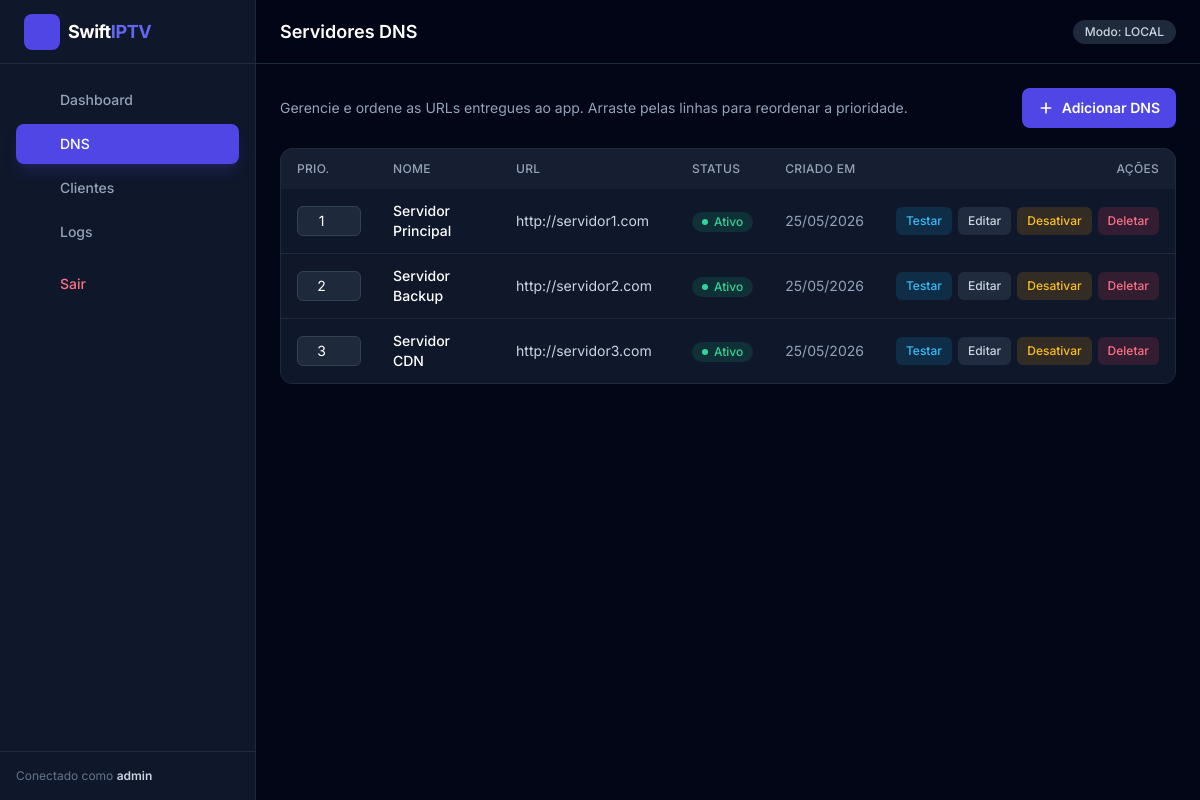
Page /dns/index.php (signed in) on the committed database.
### tables this page shows
CREATE TABLE server_dns (
    id            INT UNSIGNED NOT NULL AUTO_INCREMENT,
    nome          VARCHAR(150)  NOT NULL,
    url           VARCHAR(255)  NOT NULL,
    ativo         TINYINT(1)    NOT NULL DEFAULT 1,
    prioridade    INT           NOT NULL DEFAULT 0,
    criado_em     DATETIME      NOT NULL DEFAULT CURRENT_TIMESTAMP,
    atualizado_em DATETIME      NOT NULL DEFAULT CURRENT_TIMESTAMP ON UPDATE CURRENT_TIMESTAMP,
    PRIMARY KEY (id),
    KEY idx_dns_ativo_prio (ativo, prioridade)
);

### includes/auth.php (called while the page is built, shortened)
<?php
function is_logged_in(): bool
{
    return !empty($_SESSION['operador_id']);
}
function current_operator(): ?array
{
    return [
        'id'       => $_SESSION['operador_id'],
        'username' => $_SESSION['operador_username'] ?? '',
    ];
}

### dns/index.php (the view, shortened to what this page needs)
<?php
require_once __DIR__ . '/../includes/functions.php';
$pdo  = db();
$base = '../';
$dnsList = $pdo->query('SELECT * FROM server_dns ORDER BY prioridade ASC, id ASC')->fetchAll();
layout_header('Servidores DNS', 'dns', $base);
?>
<div class="mb-5 flex items-center justify-between">
    <p class="text-sm text-slate-400">Gerencie e ordene as URLs entregues ao app. Arraste pelas linhas para reordenar a prioridade.</p>
    <button onclick="openModal()"
            class="inline-flex items-center gap-2 rounded-lg bg-brand-600 px-4 py-2.5 text-sm font-semibold text-white transition hover:bg-brand-700">
        <svg width="16" height="16" viewBox="0 0 24 24" fill="none" stroke="currentColor" stroke-width="2.5" stroke-linecap="round"><line x1="12" y1="5" x2="12" y2="19"/><line x1="5" y1="12" x2="19" y2="12"/></svg>
        Adicionar DNS
    </button>
</div>
<div class="overflow-hidden rounded-xl border border-slate-800 bg-slate-900">
    <table class="w-full text-sm">
        <thead class="bg-slate-800/50 text-xs uppercase tracking-wide text-slate-400">
            <tr>
                <th class="px-4 py-3 text-left font-medium">Prio.</th>
                <th class="px-4 py-3 text-left font-medium">Nome</th>
                <th class="px-4 py-3 text-left font-medium">URL</th>
                <th class="px-4 py-3 text-left font-medium">Status</th>
                <th class="px-4 py-3 text-left font-medium">Criado em</th>
                <th class="px-4 py-3 text-right font-medium">Ações</th>
            </tr>
        </thead>
        <tbody id="dns-body" class="divide-y divide-slate-800">
            <?php foreach ($dnsList as $d): ?>
                <tr class="group cursor-move odd:bg-slate-900 even:bg-slate-900/40 hover:bg-slate-800/60" draggable="true" data-id="<?= (int) $d['id'] ?>">
                    <td class="px-4 py-3">
                        <input type="number" min="0" value="<?= (int) $d['prioridade'] ?>"
                               onchange="setPriority(<?= (int) $d['id'] ?>, this.value)"
                               class="w-16 rounded-md border border-slate-700 bg-slate-800 px-2 py-1 text-center text-sm text-white focus:border-brand-500 focus:outline-none">
                    </td>
                    <td class="px-4 py-3 font-medium text-white"><?= e($d['nome']) ?></td>
                    <td class="px-4 py-3">
                        <span class="text-slate-300"><?= e($d['url']) ?></span>
                    </td>
                    <td class="px-4 py-3">
                        <?php if ($d['ativo']): ?>
                            <span class="inline-flex items-center gap-1.5 rounded-full bg-emerald-500/15 px-2.5 py-0.5 text-xs font-medium text-emerald-400">
                                <span class="h-1.5 w-1.5 rounded-full bg-emerald-400"></span> Ativo
                            </span>
                        <?php else: ?>
                            <span class="inline-flex items-center gap-1.5 rounded-full bg-slate-600/30 px-2.5 py-0.5 text-xs font-medium text-slate-400">
                                <span class="h-1.5 w-1.5 rounded-full bg-slate-400"></span> Inativo
                            </span>
                        <?php endif; ?>
                    </td>
                    <td class="px-4 py-3 text-slate-400"><?= e(date('d/m/Y', strtotime($d['criado_em']))) ?></td>
                    <td class="px-4 py-3">
                        <div class="flex items-center justify-end gap-1.5">
                            <button onclick="pingTest(this)" data-url="<?= e($d['url']) ?>"
                                    class="rounded-md bg-sky-500/15 px-2.5 py-1.5 text-xs font-medium text-sky-400 hover:bg-sky-500/25" title="Testar">Testar</button>
                            <a href="edit.php?id=<?= (int) $d['id'] ?>"
                               class="rounded-md bg-slate-700/50 px-2.5 py-1.5 text-xs font-medium text-slate-300 hover:bg-slate-700">Editar</a>
                            <form method="post" class="inline">
                                <button type="submit" class="rounded-md bg-amber-500/15 px-2.5 py-1.5 text-xs font-medium text-amber-400 hover:bg-amber-500/25">
                                    <?= $d['ativo'] ? 'Desativar' : 'Ativar' ?>
                                </button>
                            </form>
                            <form method="post" class="inline" onsubmit="return confirm('Remover este DNS?');">
                                <button type="submit" class="rounded-md bg-rose-500/15 px-2.5 py-1.5 text-xs font-medium text-rose-400 hover:bg-rose-500/25">Deletar</button>
                            </form>
                        </div>
                    </td>
                </tr>
            <?php endforeach; ?>
        </tbody>
    </table>
</div>
<?php layout_footer($base); ?>

### includes/functions.php (shortened to what this page needs)
<?php
require_once __DIR__ . '/auth.php';
function e($value): string
{
    return htmlspecialchars((string) $value, ENT_QUOTES, 'UTF-8');
}
function layout_header(string $title, string $active, string $base = ''): void
{
    $op = current_operator();
    $nav = [
        'dashboard' => ['label' => 'Dashboard', 'href' => $base . 'index.php',          'icon' => 'grid'],
        'dns'       => ['label' => 'DNS',       'href' => $base . 'dns/index.php',      'icon' => 'server'],
        'clientes'  => ['label' => 'Clientes',  'href' => $base . 'clientes/index.php', 'icon' => 'users'],
        'logs'      => ['label' => 'Logs',      'href' => $base . 'logs/index.php',     'icon' => 'list'],
    ];
    ?>
<!DOCTYPE html>
<html lang="pt-BR" class="dark">
<head>
    <script src="https://cdn.tailwindcss.com"></script>
    <link rel="stylesheet" href="<?= e($base) ?>assets/style.css">
</head>
<body class="bg-slate-950 text-slate-200 font-sans antialiased">
<div class="flex min-h-screen">
    <aside class="fixed inset-y-0 left-0 z-30 w-64 -translate-x-full lg:translate-x-0 transform bg-slate-900 border-r border-slate-800 transition-transform" id="sidebar">
        <div class="flex h-16 items-center gap-2 px-6 border-b border-slate-800">
            <div class="flex h-9 w-9 items-center justify-center rounded-lg bg-brand-600 text-white">
                <?= icon('bolt') ?>
            </div>
            <span class="text-lg font-bold tracking-tight text-white">Swift<span class="text-brand-500">IPTV</span></span>
        </div>
        <nav class="flex flex-col gap-1 p-4">
            <?php foreach ($nav as $key => $item): ?>
                <a href="<?= e($item['href']) ?>"
                   class="flex items-center gap-3 rounded-lg px-3 py-2.5 text-sm font-medium transition <?= $active === $key ? 'bg-brand-600 text-white shadow-lg shadow-brand-600/20' : 'text-slate-400 hover:bg-slate-800 hover:text-white' ?>">
                    <?= icon($item['icon']) ?>
                    <?= e($item['label']) ?>
                </a>
            <?php endforeach; ?>
            <a href="<?= e($base) ?>logout.php"
               class="mt-2 flex items-center gap-3 rounded-lg px-3 py-2.5 text-sm font-medium text-rose-400 transition hover:bg-rose-500/10">
                <?= icon('logout') ?> Sair
            </a>
        </nav>
        <div class="absolute bottom-0 w-full border-t border-slate-800 p-4 text-xs text-slate-500">
            Conectado como <span class="font-semibold text-slate-300"><?= e($op['username'] ?? '') ?></span>
        </div>
    </aside>
    <div class="flex-1 lg:ml-64">
        <header class="sticky top-0 z-20 flex h-16 items-center justify-between gap-4 border-b border-slate-800 bg-slate-950/80 px-6 backdrop-blur">
            <div class="flex items-center gap-3">
                <h1 class="text-lg font-semibold text-white"><?= e($title) ?></h1>
            </div>
            <span class="rounded-full bg-slate-800 px-3 py-1 text-xs font-medium text-slate-300">
                Modo: <?= e(strtoupper(AUTH_MODE)) ?>
            </span>
        </header>
        <main class="p-6">
    <?php
}
function layout_footer(string $base = ''): void
{
    ?>
        </main>
    </div>
</div>
</body>
</html>
    <?php
}
function icon(string $name): string
{
    $paths = [
        'grid'   => '<rect x="3" y="3" width="7" height="7" rx="1"/><rect x="14" y="3" width="7" height="7" rx="1"/><rect x="14" y="14" width="7" height="7" rx="1"/><rect x="3" y="14" width="7" height="7" rx="1"/>',
        'server' => '<rect x="2" y="3" width="20" height="8" rx="2"/><rect x="2" y="13" width="20" height="8" rx="2"/><line x1="6" y1="7" x2="6.01" y2="7"/><line x1="6" y1="17" x2="6.01" y2="17"/>',
        'users'  => '<path d="M17 21v-2a4 4 0 0 0-4-4H5a4 4 0 0 0-4 4v2"/><circle cx="9" cy="7" r="4"/><path d="M23 21v-2a4 4 0 0 0-3-3.87"/><path d="M16 3.13a4 4 0 0 1 0 7.75"/>',
        'list'   => '<line x1="8" y1="6" x2="21" y2="6"/><line x1="8" y1="12" x2="21" y2="12"/><line x1="8" y1="18" x2="21" y2="18"/><line x1="3" y1="6" x2="3.01" y2="6"/><line x1="3" y1="12" x2="3.01" y2="12"/><line x1="3" y1="18" x2="3.01" y2="18"/>',
        'logout' => '<path d="M9 21H5a2 2 0 0 1-2-2V5a2 2 0 0 1 2-2h4"/><polyline points="16 17 21 12 16 7"/><line x1="21" y1="12" x2="9" y2="12"/>',
        'bolt'   => '<polygon points="13 2 3 14 12 14 11 22 21 10 12 10 13 2"/>',
        'menu'   => '<line x1="3" y1="12" x2="21" y2="12"/><line x1="3" y1="6" x2="21" y2="6"/><line x1="3" y1="18" x2="21" y2="18"/>',
        'check'  => '<polyline points="20 6 9 17 4 12"/>',
        'clock'  => '<circle cx="12" cy="12" r="10"/><polyline points="12 6 12 12 16 14"/>',
        'shield' => '<path d="M12 22s8-4 8-10V5l-8-3-8 3v7c0 6 8 10 8 10z"/>',
    ];
    $p = $paths[$name] ?? '';
    return '<svg xmlns="http://www.w3.org/2000/svg" width="20" height="20" viewBox="0 0 24 24" fill="none" stroke="currentColor" stroke-width="2" stroke-linecap="round" stroke-linejoin="round">' . $p . '</svg>';
}

### assets/style.css (style rules this page uses)
:root { color-scheme: dark; }
tr[draggable="true"] { user-select: none; }

### rows in the picture
server_dns: prioridade+id "1", nome "Servidor Principal", url "http://servidor1.com", ativo 1 (drawn), criado_em "25/05/2026"
server_dns: prioridade+id "2", nome "Servidor Backup", url "http://servidor2.com", ativo 1 (drawn), criado_em "25/05/2026"
server_dns: prioridade+id "3", nome "Servidor CDN", url "http://servidor3.com", ativo 1 (drawn), criado_em "25/05/2026"

### other values in the picture
$item['label'] "Dashboard"
$item['label'] "DNS"
$item['label'] "Clientes"
$item['label'] "Logs"
$op['username'] "admin"
$title "Servidores DNS"
AUTH_MODE "LOCAL"
